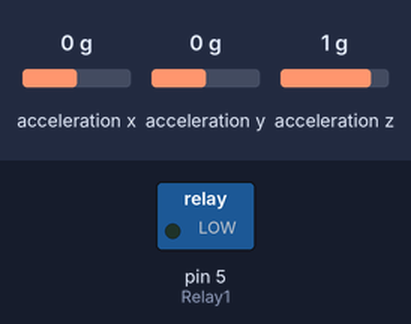
The sketch below on a simulated Arduino Leonardo, built with avr-gcc and run on an emulated ATmega32U4. Shown: switched loads named in the sketch (green lamp = pin HIGH). The test bench sets the inputs (shaded band); at power-on: acceleration x 0 g, acceleration y 0 g, acceleration z 1 g. What the sketch prints to the serial monitor is not drawn.

Above: at 0.16 s.
At 7.3 s:
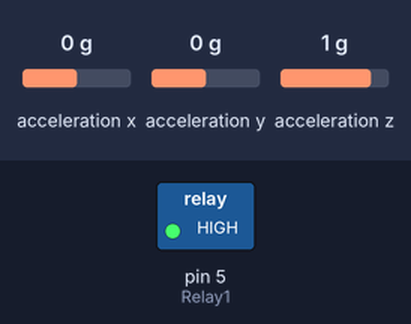
Timing chart, 0 to 7.9 s (numbered marks = the images above):
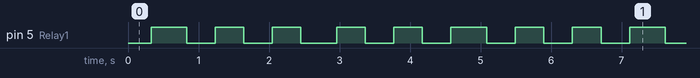

The sketch:

_8ChannelWithFHN.ino
```cpp
#include <Wire.h>
#include <Adafruit_Sensor.h>
#include <Adafruit_ADXL345_U.h>
#include <stdio.h>

unsigned long time;
unsigned long beginTime;
unsigned long endTime;
unsigned long initialTime4Sensor;
unsigned long finalTime4Sensor;

int Relay1 = 5; //Defined Pin 5 as the Variable

// define Fitzhugh Nagumo parameters and starting values
double f = 0, z = 0.25, a = 1, b = 0, c = 2, eps = 0.08, I_new = 0, I_old = 0, I_diff = 0;
double dt = 0.05; // chosen time step
double g = 0.5; // coupling

// starting equation values
double v = 0, w = -0.5;
double dv = 0, dv_old = 0, dw = 0;
int count = 0;

double previousAccelValue = 0;

/* Assign a unique ID to this sensor at the same time */
Adafruit_ADXL345_Unified accel = Adafruit_ADXL345_Unified(12345);

void setup()
{
  // Set up and begin time counter
  Serial.begin(9600);

  // Setting up pins
  pinMode(Relay1, OUTPUT); //Set Pin6 as output

#ifndef ESP8266
  while (!Serial); // for Leonardo/Micro/Zero
#endif

  /* Initialise the sensor */
  if (!accel.begin())
  {
    /* There was a problem detecting the ADXL345 ... check your connections */
    //Serial.println("Ooops, no ADXL345 detected ... Check your wiring!");
    while (1);
  }

}

void loop() {
  if (count == 0) {
    beginTime = millis();
    initialTime4Sensor = beginTime;
  }

  if (count == 10) {
    finalTime4Sensor = millis();
    /* Get a new sensor event */
    sensors_event_t event;
    accel.getEvent(&event);

    /* Display the results (acceleration is measured in m/s^2) */
    Serial.print("X:\t"); Serial.print(event.acceleration.x); Serial.print("\t");
    Serial.print("Y:\t"); Serial.print(event.acceleration.y); Serial.print("\t");
    Serial.print("Z:\t"); Serial.print(event.acceleration.z); Serial.print("\t\n");

    I_new = (event.acceleration.z - previousAccelValue) / (finalTime4Sensor - initialTime4Sensor);

    I_diff = I_new - I_old;

    // mapping I_diff from (0:1000) to (-1:1)
    //I_diff = ((-I_diff) / 1000.0) * 2;

    /*if (I_diff > 3)
      {
      I_diff = 3;
      }
      if (I_diff < -3)
      {
      I_diff = -3;
      }*/

    I_old = I_new;

    if (v > 0) {
      digitalWrite(Relay1, LOW); //Turn on relay
    }
    else {
      digitalWrite(Relay1, HIGH); //Turn off relay
    }

    //Serial.print("Count: "); Serial.println(count);
    endTime = millis();
    int delayTime = 100 - (endTime - beginTime);

    if (delayTime < 0) {
      delayTime = 0;
    }
    delay(delayTime);

    count = 0;
  } else {
    ++count;
  }

  for (int i = 0; i < 5; i++) {
    // Calculate some Fitzhugh Nagumo stuff
    f = v - (1.0 / 3.0) * (v * v * v);
    dv = dt * (z * (f - w) - w + g * (I_diff));
    dw = dt * eps * (a * v - c * w);

    // Calculate v and w based on rate of change
    v = v + dv;
    w = w + dw;
  }

  Serial.print("V = "); Serial.println(v);


  /* Serial.print("beginTime: "); Serial.println(beginTime);
    Serial.print("endTime: "); Serial.println(endTime);
    Serial.print("\n"); */
}
```

Measured:
- by itself, pin 5 (Relay1): moves between LOW and HIGH, repeating every 3.4 s
- by itself, everything shown: repeats every 3.4 s, in 8 steps
